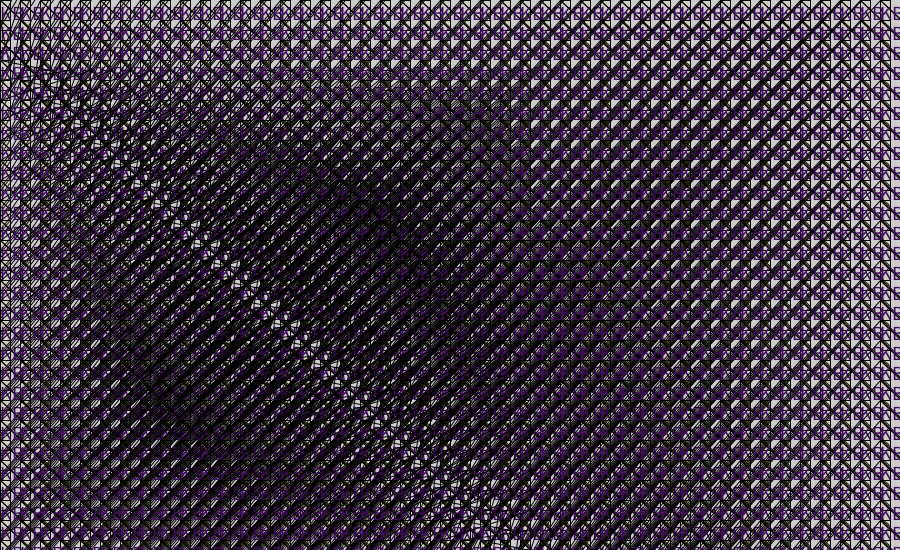
Frame 1 (no input)
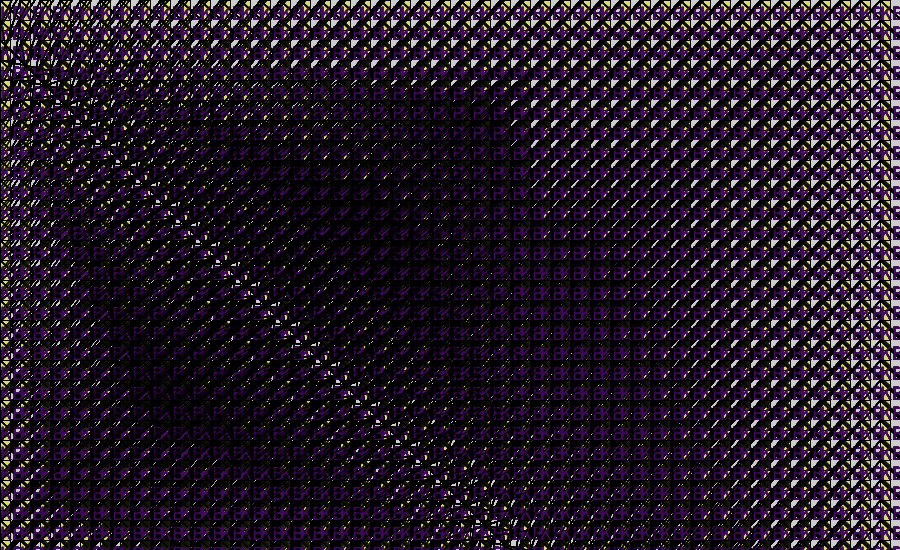
Frame 60 (the mouse pressed at the canvas centre just before this capture)
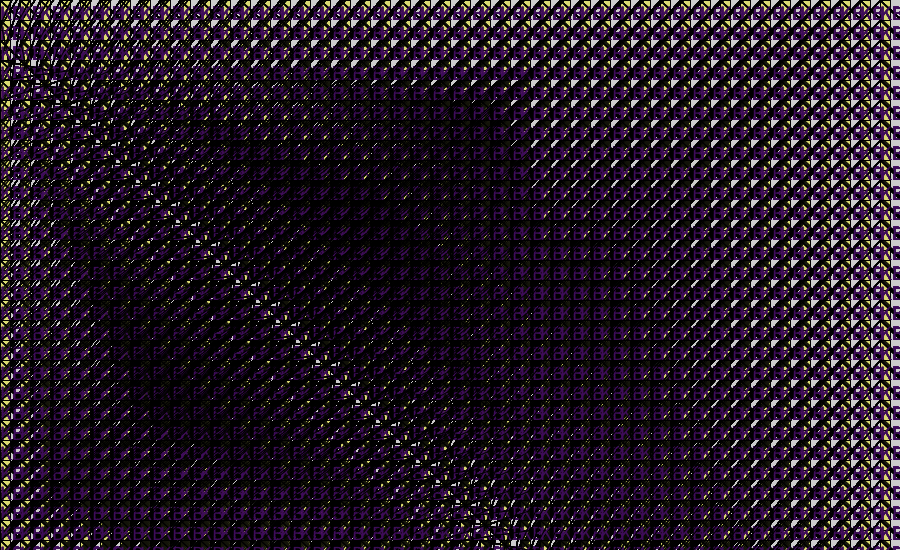
Frame 120 (the mouse held since frame 60 and released just before this capture)

The Processing sketch that drew these frames (run headless with seeded random() and noise(); from frame 60 on, the mouse is pressed at the canvas centre):

// Processing sketch: processing_26762
// ── processing_26762.pde

void setup() {
  size(900,550);
}

void draw(){
  for(int i=0; i<600; i = i+20){
    for(int j=0; j<900; j = j+20){
  
line(j,i-40,i-50,j+70);      
  fill(234,240,111,10);
  rect(j,i,10,30);
    
 textSize(20);
  fill(62,12,90);
  text("KB",j,i);
  
  stroke(0);
  line(j,i,j+50,i+46);
  line(j,i,j+24,i+23);
    }
}
}
